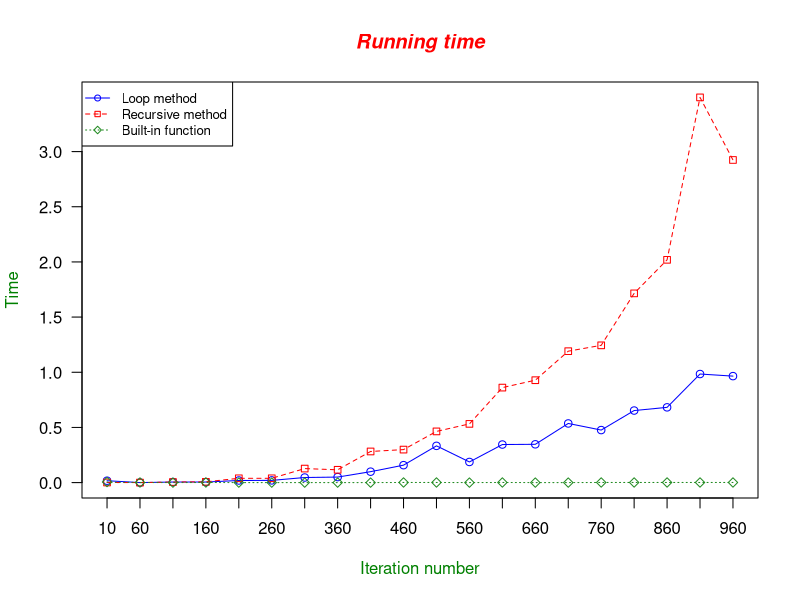

Here is the R script that generated this plot:
##GT account name : mzr3


# Log Gamma (Loop) --------------------------------------------------------
# This function will compute the log Gamma for a value 
# of n which has to be positive. To make so, a loop is used.

log_gamma_loop = function(n){
if (n <= 0){
  return('n has to be positive')
}
if (n == 1){
  return(log(n))
}
else{
  a = 0
  for (i in seq(2,n, by = 1)){
    a = a + log(i-1)
    }
  return(a)
  }
}
print(log_gamma_loop(1))

# Log Gamma (Recursive) ---------------------------------------------------
# This function will compute the log Gamma for a value 
# of n which has to be positive. To make so, a recursive 
#function is used.
log_gamma_recursive = function(n){
  if (n <=  0){
    return('n has to be positive')
  }
  if (n == 1){
    return (0)}   
  else {
    return (log(n-1) + log_gamma_recursive(n-1))}
}
print(log_gamma_recursive(5))


# Sum of Log Gamma (Loop) --------------------------------------------------------
#Using the log_gamma_loop(), this function will compute the sum
# of the values until log_gamma_loop(n) is reached. A loop is used to do so.
sum_log_gamma_loop = function(n){
  if (n <= 0){
    return('n has to be positive')
  }
  a = 0
  for (i in seq(1,n, by = 1)){
    a = a + log_gamma_loop(i)
  }
return(a)
}
print(sum_log_gamma_loop(8))


# Sum of Log Gamma (Recursive) --------------------------------------------
#Using the log_gamma_recursive(), this function will compute the sum
# of the values until log_gamma_recursive(n) is reached. A recursive function
#is used to do so.
sum_log_gamma_recursive = function(n){
  if (n < 0){
    return('n has to be positive')
  }
  if (n == 1){
    return (0)}
  else {
    return (log_gamma_recursive(n) + sum_log_gamma_recursive(n-1))}
}
print(sum_log_gamma_recursive(8))


# Sum of lgamma ----------------------------------
#Using the R built in function lgamma(), this function will compute the sum
# of the values until lgamma is reached. A loop function
#is used to do so.
sum_lgamma = function(n){
  if (n < 0){
    return('n has to be positive')
  }
  a = 0
  for (i in seq(1,n, by = 1)){
    a = a + lgamma(i)
  }
  return(a)
}
print(sum_lgamma(8))


# Compare Results ---------------------------------------------------------
# In order to compare the 3 methods performances, the running time is computed. 

options(expressions = 50000) #Increase the number of nested recursions allowed
arr1 = c() # array for the loop method
arr2 = c() # array for the recursive method
arr3 = c() # array for the R built in method

N1 = 1000 # Number of iterations for loop and R built in methods
a = seq(10,N1,50)
for (max in a){
    time_loop = function(max){
      v1 = system.time(for (e in seq(1,max,100)) sum_log_gamma_loop(e))
      return(v1[1]) # access to user time
    }
    time_lgamma = function(max){
      v3 = system.time(for (e in seq(1,max,100)) sum_lgamma(e))
      return(v3[1]) # access to user time
    }
    arr1 = c(arr1,time_loop(max))
    arr3 = c(arr3, time_lgamma(max))
}
N2 = 1000 # Number of iterations for recursive method
a2 = seq(10,N2,50)
for (max in a2){
    time_recursive = function(max){
      v2 = system.time(for (e in seq(1,max,100)) sum_log_gamma_recursive(e))
      return(v2[1]) # access to user time
    }
  arr2 = c(arr2,time_recursive(max))
}
## Curves construction

names = c('Loop method','Recursive method','Built-in function')
max_arr = max(c(max(arr1),max(arr2),max(arr3)))
plot_colors <- c("blue","red","forestgreen")
plot(a,arr1, type="o", col=plot_colors[1], 
     ylim=c(0,max_arr),axes=FALSE, ann=FALSE)
y = seq(0,max_arr,by = 0.5)
axis(2, las=1, at=y)
axis(1, las=1 ,at=a)
box()
lines(a2,arr2, type="o", pch=22, lty=2, 
      col=plot_colors[2])
lines(a,arr3, type="o", pch=23, lty=3, 
      col=plot_colors[3])

title(main="Running time", col.main="red", font.main=4)
title(xlab= "Iteration number", col.lab=rgb(0,0.5,0))
title(ylab= "Time", col.lab=rgb(0,0.5,0))
legend("topleft", names, cex=0.8, col=plot_colors, 
       pch=21:23, lty=1:3)





